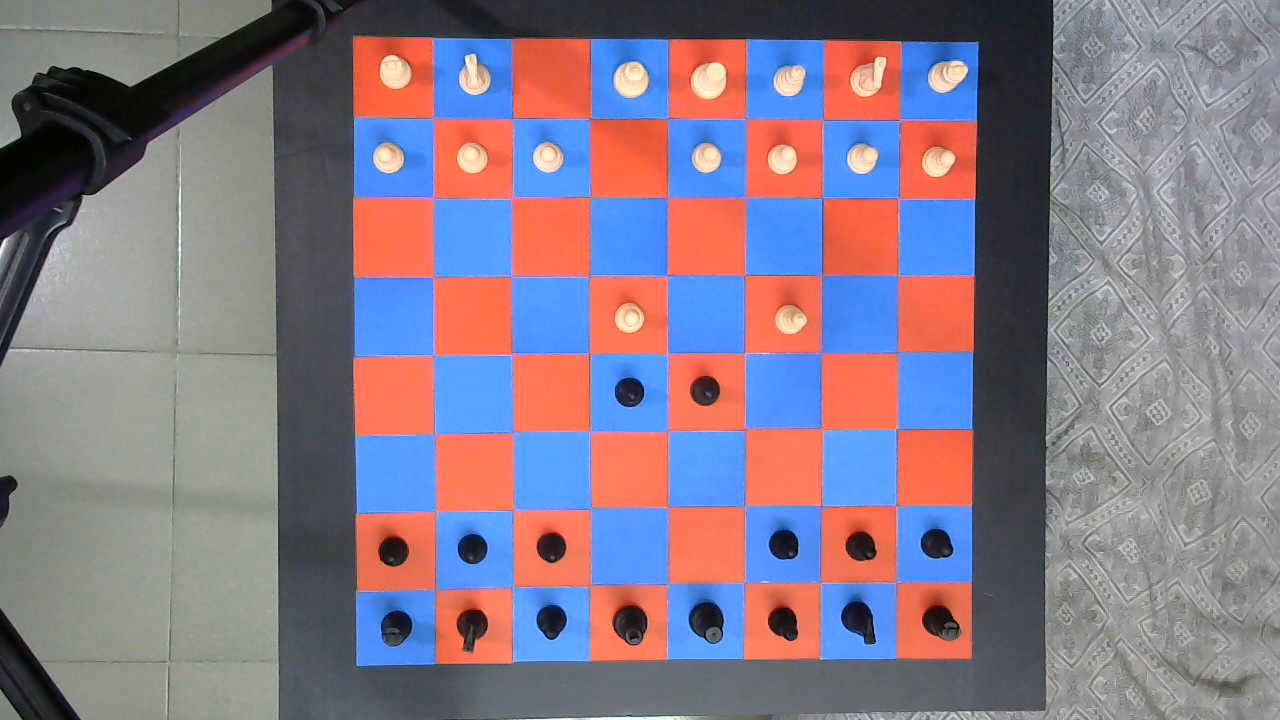
%> input picture Matlab Test Codes/Final Game/WorkDir/image (5).jpg, 1280 x 720 px
$ octave photo2.m   (GNU Octave 9; MATLAB toolbox functions it lacks are replaced by stand-ins)
%> lines starting %> are read from the running program, lines starting %| are printed output that depends on the picture; in (x1, y1, x2, y2) boxes, pixels count from 0 and x2, y2 are one past the last pixel; in counts of white or black regions, pixels touching at a corner belong together; the program's own positions count from 1
close all
clear all
clc

chess=imread('D:\Workspace\Term Project MATLAB\Sample Game\image (5).jpg');
%> chess is the input picture: size 720x1280x3 uint8; mean R, G, B 134.9, 122, 136.8

%%
chess=im2double(chess);
%> chess: size 720x1280x3 double
R=chess(:,:,1);
G=chess(:,:,2);
B=chess(:,:,3);

figure;
subplot(1,3,1),imshow(R);
subplot(1,3,2),imshow(G);
subplot(1,3,3),imshow(B);

%%
r = 0.6 ;
g1 = 0.3 ;
g2 = 0.7 ;
b = 0.5 ;
R1 = im2bw(R,r);
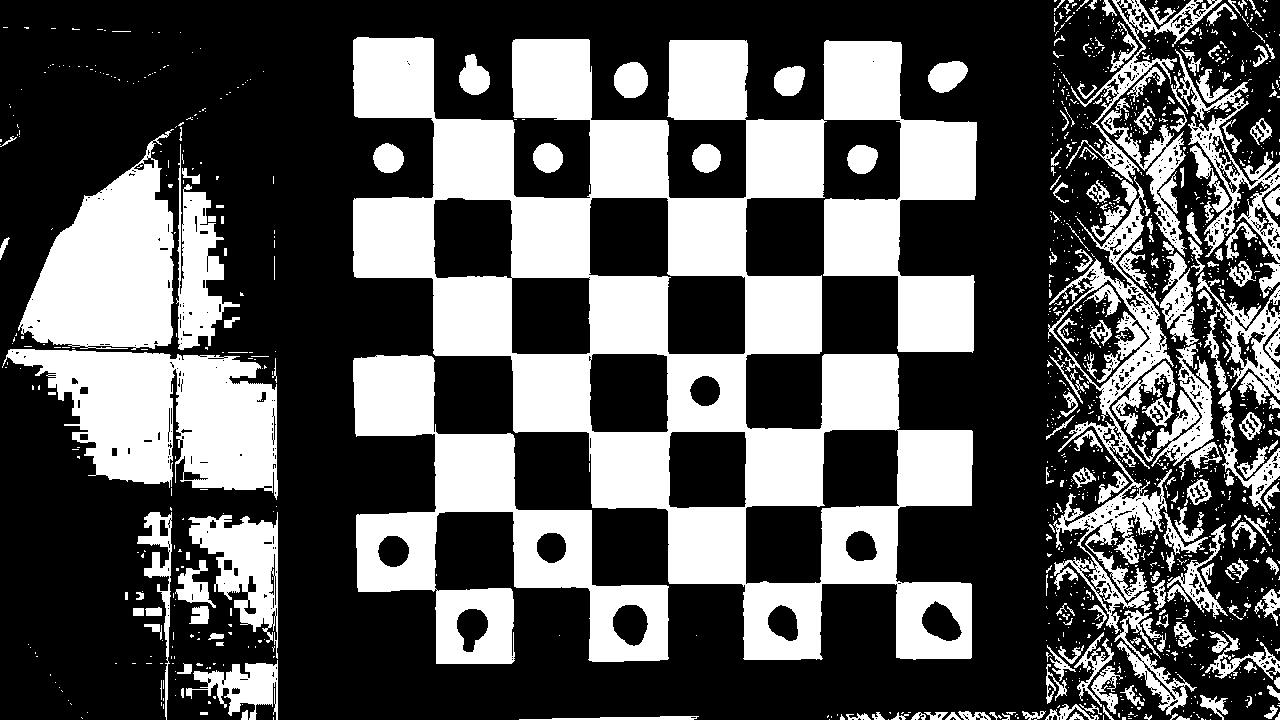
%> R1: size 720x1280 logical; 34.8% white; 1363 white regions (1131 under 20 px), largest, box (x1, y1, x2, y2) and area: (353, 37, 977, 660) 155068, (353, 355, 669, 664) 33226, (2, 349, 278, 500) 25203
G1 = im2bw(G,g1);
%> G1: size 720x1280 logical; 83% white; 180 black regions (138 under 20 px), largest, box (x1, y1, x2, y2) and area: (0, 0, 1054, 688) 114831, (276, 253, 357, 665) 20141, (0, 608, 80, 720) 4178
G11 = ~im2bw(G,g2);
%> G11: size 720x1280 logical; 97.6% white; 1234 black regions (1089 under 20 px), largest, box (x1, y1, x2, y2) and area: (614, 62, 648, 98) 945, (692, 63, 726, 99) 940, (928, 61, 968, 93) 745
B1 = im2bw(B,b);
%> B1: size 720x1280 logical; 55.5% white; 1441 black regions (1317 under 20 px), largest, box (x1, y1, x2, y2) and area: (0, 0, 1106, 720) 292747, (670, 355, 822, 505) 11124, (513, 198, 590, 276) 5711

figure;
subplot(2,2,1),imshow(R1);
subplot(2,2,2),imshow(G1);
subplot(2,2,3),imshow(G11);
subplot(2,2,4),imshow(B1);

%%

White = R1|B1 ;
%> White: size 720x1280 logical; 73.9% white; 1450 black regions (1332 under 20 px), largest, box (x1, y1, x2, y2) and area: (0, 0, 1106, 720) 203447, (0, 466, 56, 613) 4952, (0, 608, 107, 720) 4790
Board = imfill(White,'holes');
%> Board: size 720x1280 logical; 76.7% white; 39 black regions (24 under 20 px), largest, box (x1, y1, x2, y2) and area: (0, 0, 1080, 720) 202676, (0, 466, 56, 613) 4947, (0, 608, 107, 720) 4785
Black = ~(R1&B1) & Board;
%> Black: size 720x1280 logical; 60.3% white; 1311 black regions (1086 under 20 px), largest, box (x1, y1, x2, y2) and area: (0, 0, 1222, 720) 285210, (176, 144, 240, 350) 5291, (0, 466, 56, 613) 4947

White2 = G1&Board;
%> White2: size 720x1280 logical; 75.1% white; 127 black regions (89 under 20 px), largest, box (x1, y1, x2, y2) and area: (0, 0, 1080, 720) 202815, (0, 466, 56, 613) 4947, (0, 608, 107, 720) 4785
Black2 = G11&Board;
%> Black2: size 720x1280 logical; 74.3% white; 1233 black regions (1081 under 20 px), largest, box (x1, y1, x2, y2) and area: (0, 0, 1080, 720) 204180, (0, 466, 56, 613) 4947, (0, 608, 107, 720) 4785

figure;
subplot(2,3,1),imshow(White);
subplot(2,3,2),imshow(Black);
subplot(2,3,3),imshow(Board);
subplot(2,3,4),imshow(White2);
subplot(2,3,5),imshow(Black2);

%%
noise=0;
Board3 = imopen(Board,strel('disk',noise));
White3 = imopen(White,strel('disk',noise));
Black3 = imopen(Black2,strel('disk',noise));


G2 = zeros(size(G));
G2 = Board3 * (2^8) ;
R2 = White3 ;
B2 = Black3;

img2 = cat(3, R2, G2, B2);
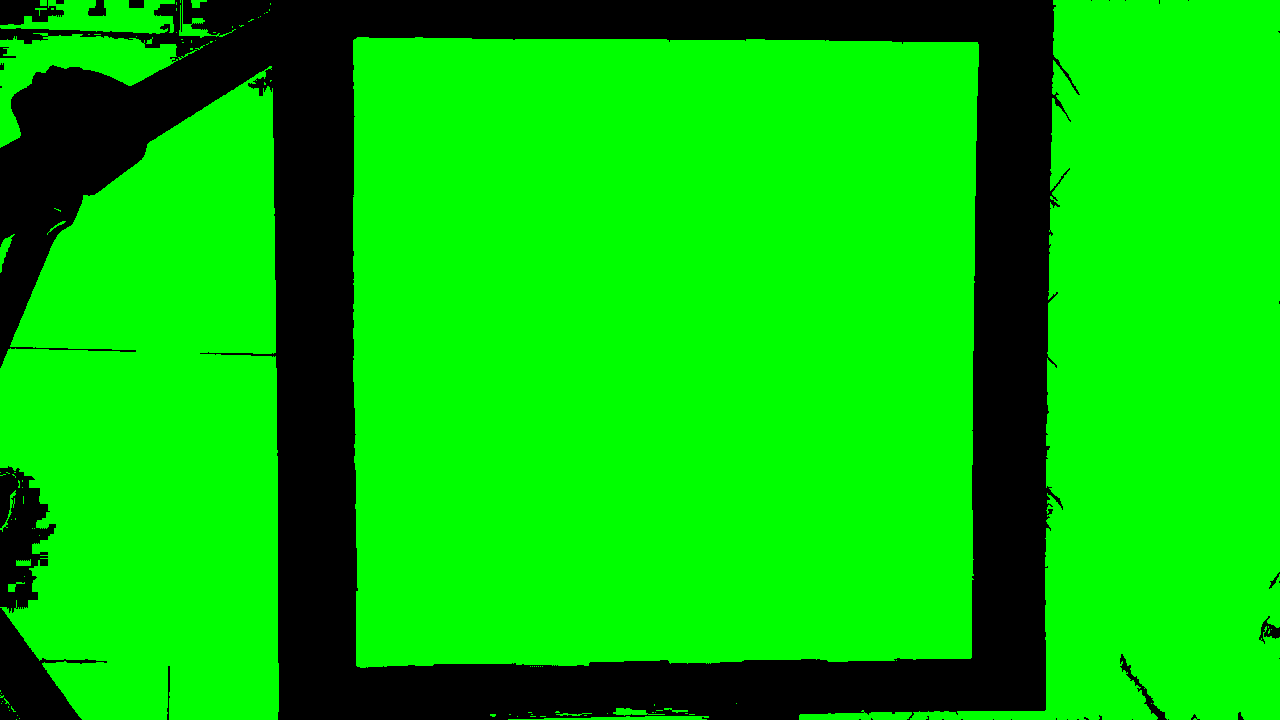
%> img2: size 720x1280x3 double; mean R, G, B 0.7, 196.3, 0.7; drawn with min black and max white

subplot(2,3,6),imshow(img2);

%%
noiseBoard = 10 ;
r2 = 0.75;
b2 = 0.7;
RR = im2bw(R,r2);
%> RR: size 720x1280 logical; 20.5% white; 622 white regions (574 under 20 px), largest, box (x1, y1, x2, y2) and area: (354, 120, 591, 433) 30525, (589, 276, 822, 584) 28462, (745, 354, 898, 506) 11572
BB = im2bw(B,b2);
%> BB: size 720x1280 logical; 21.7% white; 1249 white regions (1081 under 20 px), largest, box (x1, y1, x2, y2) and area: (354, 198, 822, 660) 64002, (591, 39, 978, 277) 40416, (354, 38, 591, 357) 30073
BoardReal = imopen(imfill(RR+BB,'holes'),strel('disk',noiseBoard));

figure,imshow(BoardReal);

stats = regionprops(BoardReal,'BoundingBox','Extrema','Area');
%> stats = 2 regions; box (x1, y1, x2, y2) and Area: (354, 38, 978, 666) 380929, (534, 71, 721, 168) 996
stats.BoundingBox;

j=0;
for i =1:length(stats)
    hold on;
    if stats(i).Area > size(RR,1)*size(RR,2)/5
        h = rectangle('Position',stats(i).BoundingBox);
        set(h,'EdgeColor',[0.7,0,0]);
        j=i;
    end

end
%> this loop made 2 passes
%> j on pass 1: 1
%> after the loop, h = -217.1
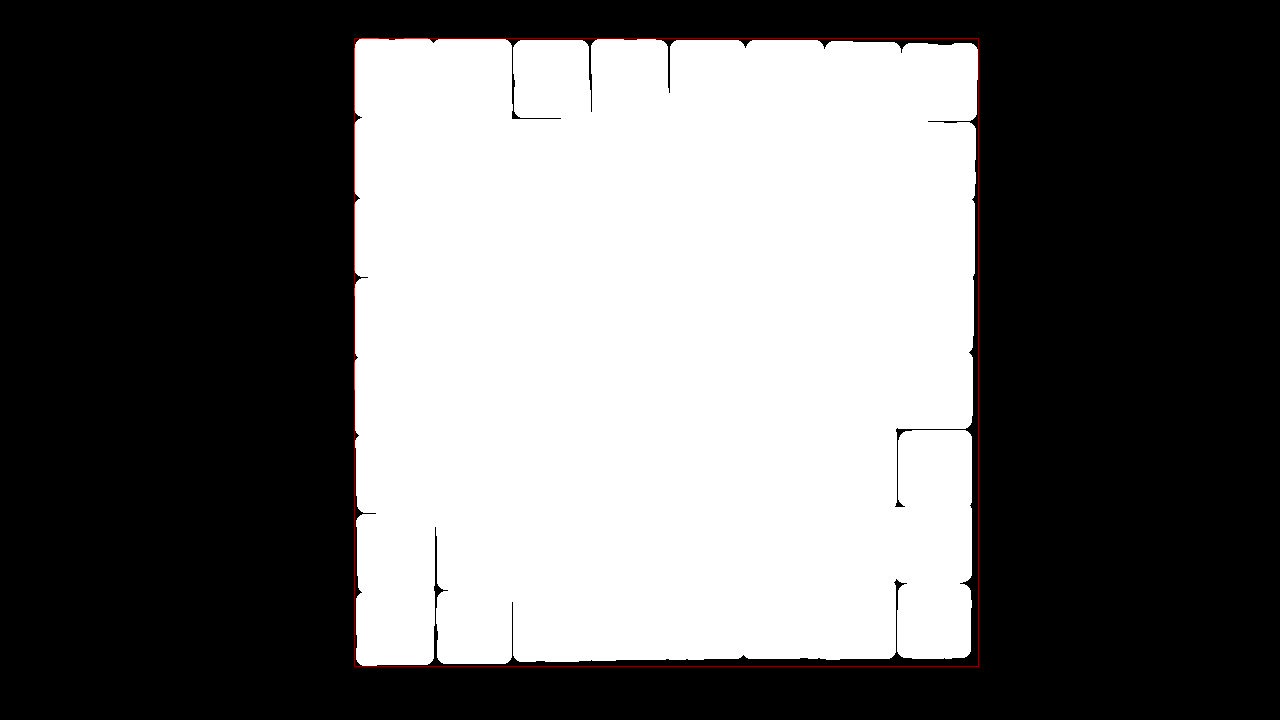
%> figure redrawn from the program's plot data

hold off
stats(j).Extrema
%> ans = [361.5 38.5; 428.5 38.5; 978.5 49.5; 978.5 80.5; 377.5 666.5; 362.5 666.5; 354.5 390.5; 354.5 48.5]
stats(j).BoundingBox
%> ans = [354.5 38.5 624 628]

%%
cropped = imresize(imcrop(img2,stats(j).BoundingBox),[640 640]);
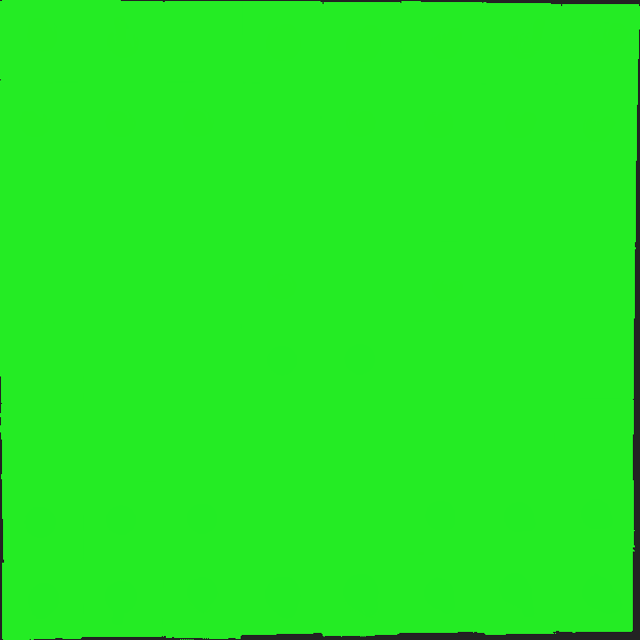
%> cropped: size 640x640x3 double; mean R, G, B 0.9, 251.2, 1; drawn with min black and max white
figure,imshow(cropped),hold on;

for ii = 1:7
    line([ii*80 ii*80],[0 640]);
    line([0 640],[ii*80 ii*80]);
    hold on
end
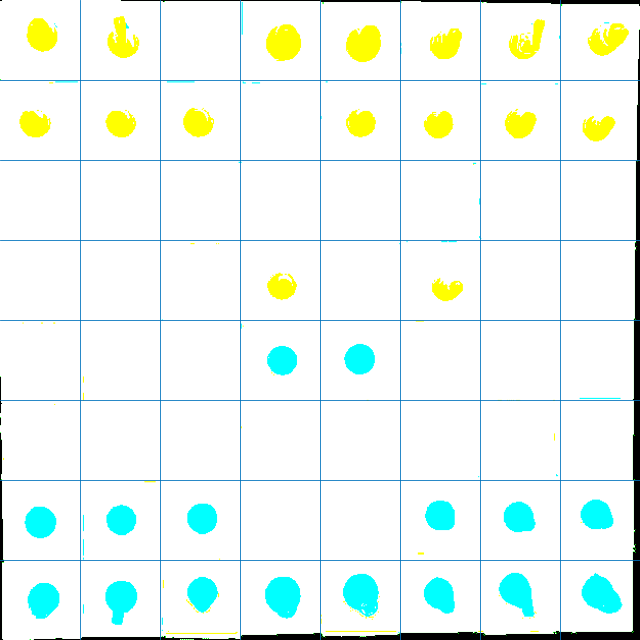
%> figure redrawn from the program's plot data

hold off;

%%
whitePieces = imresize(imcrop(White2,stats(j).BoundingBox),[640 640]);
%> whitePieces: size 640x640 logical; 94.6% white; 86 black regions (59 under 20 px), largest, box (x1, y1, x2, y2) and area: (33, 11, 640, 640) 6054, (264, 572, 300, 618) 1130, (121, 0, 640, 6) 1071
blackPieces = imresize(imcrop(Black2,stats(j).BoundingBox),[640 640]);
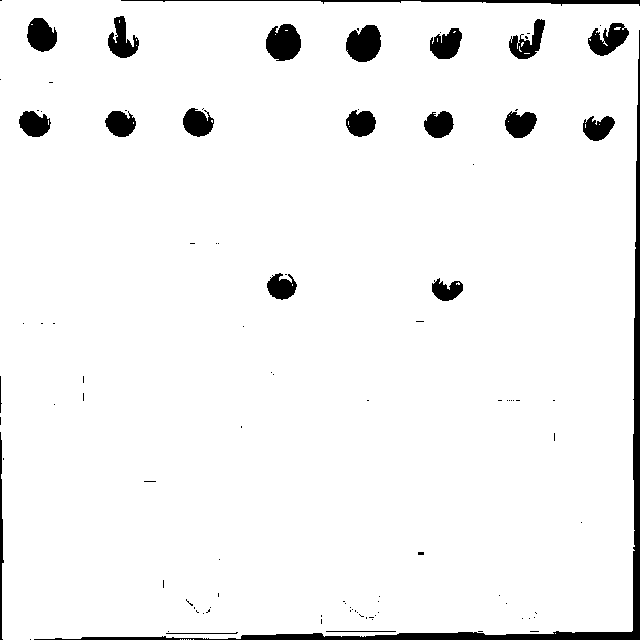
%> blackPieces: size 640x640 logical; 95.4% white; 102 black regions (80 under 20 px), largest, box (x1, y1, x2, y2) and area: (34, 30, 640, 640) 5920, (121, 0, 640, 6) 1071, (266, 24, 301, 61) 995
figure,subplot(2,1,1),imshow(whitePieces);
subplot(2,1,2),imshow(blackPieces);
